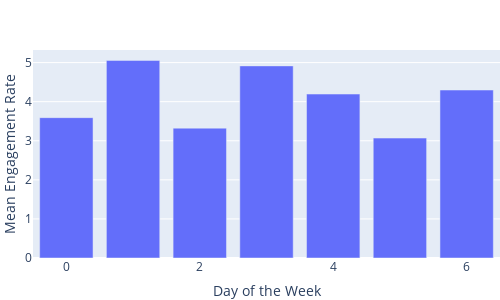

Write notebook code for a chart like this one.
### Code cell
# Calculate the mean engagement rate per day of the week
mean_engagement = df_filtered.groupby('Day of the week')['Engagement Rate'].mean().reset_index()

fig = px.bar(mean_engagement,
              x="Day of the week",
              y="Engagement Rate",
              width=500,
              height=300)

fig.update_layout(
    xaxis_title="Day of the Week",
    yaxis_title="Mean Engagement Rate",
    margin={"r": 0, "l": 0, "b": 0, "t": 50}
)

fig.show()

### Figure 1 — Plotly figure (JSON) as saved in the notebook; plotly's stock layout.template omitted (floating-point values rounded to 4 significant figures)
{"data": [{"alignmentgroup": "True", "hovertemplate": "Day of the week=%{x}<br>Engagement Rate=%{y}<extra></extra>", "legendgroup": "", "marker": {"color": "#636efa", "pattern": {"shape": ""}}, "name": "", "offsetgroup": "", "orientation": "v", "showlegend": false, "textposition": "auto", "type": "bar", "x": [0, 1, 2, 3, 4, 5, 6], "xaxis": "x", "y": [3.591, 5.056, 3.323, 4.916, 4.195, 3.069, 4.298], "yaxis": "y"}], "layout": {"barmode": "relative", "height": 300, "legend": {"tracegroupgap": 0}, "margin": {"b": 0, "l": 0, "r": 0, "t": 50}, "width": 500, "xaxis": {"anchor": "y", "domain": [0, 1], "title": {"text": "Day of the Week"}}, "yaxis": {"anchor": "x", "domain": [0, 1], "title": {"text": "Mean Engagement Rate"}}}}
